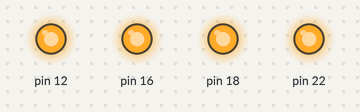
The program below on a simulated Raspberry Pi (header pin numbers). On the bench: output pins drawn as LEDs (lit = HIGH). At 0.0 s the program stops and its outputs stay as they are.

Above: at 0.1 s.
Timing chart, 0 to 1.5 s (numbered marks = the images above):
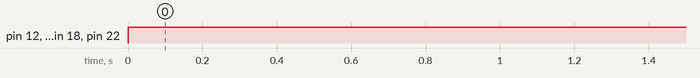

The program:

all_on.py
```python
#! /usr/bin/python
import RPi.GPIO as GPIO

relay_pins = {'one': 12, 'two':16, 'three':18, 'four':22}

GPIO.setmode(GPIO.BOARD)  # use P1 header pin numbering convention
GPIO.setwarnings(False)   # don't want to hear about how pins are already in use

for relay_pin, board_pin in relay_pins.iteritems():
	GPIO.setup(board_pin, GPIO.OUT)
	GPIO.output(board_pin, GPIO.HIGH)
```

Measured:
- by itself, pin 12, pin 16, pin 18, pin 22: LOW → HIGH at 0.00 s
